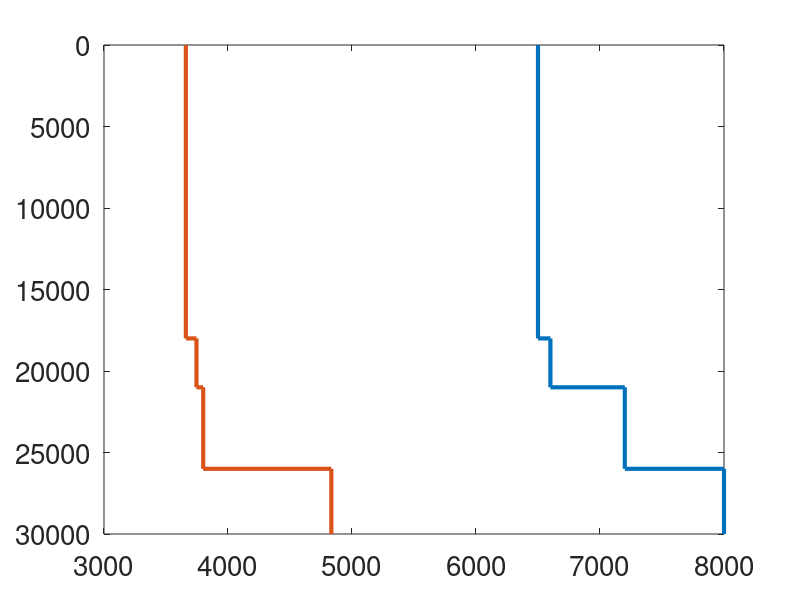

Here is the MATLAB script that generated this plot: (Note: this script raises an error after producing the figure.)
clear all; clc; close all;

data=dlmread('Aldi2_No_LVZ.txt', ' ', 2, 0);
data(:,3)=[];
data(:,3)=[];
% data(:,3)=[];
% data(:,4)=[];
data(1:2:end-1,:)=[];       %delete odd rows

depth=data(:,1);
vp=data(:,2);
vs=data(:,3);

plot(vp,depth,'linewidth',3); hold on
plot(vs,depth,'linewidth',3); hold off
set(gca,'ydir','reverse','fontsize',20);
% ylim([0 50000]);
hAx=gca;                    % handle to current axes
hAx.YAxis.Exponent=3;       % don't use exponent
% hAx.YAxis.Format='%d';    % use integer format, no decimal points
hAx.XAxis.Exponent=3;
% title('Velocity Model');
xlabel('Velocity (m/s)');
ylabel('Depth (m)');
legend('Vp','Vs');